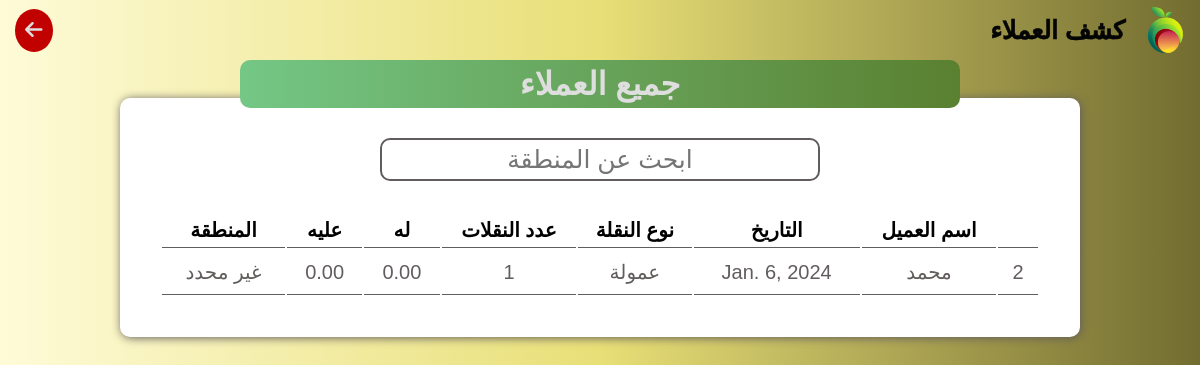
Before: /suppliersort with the older database file.
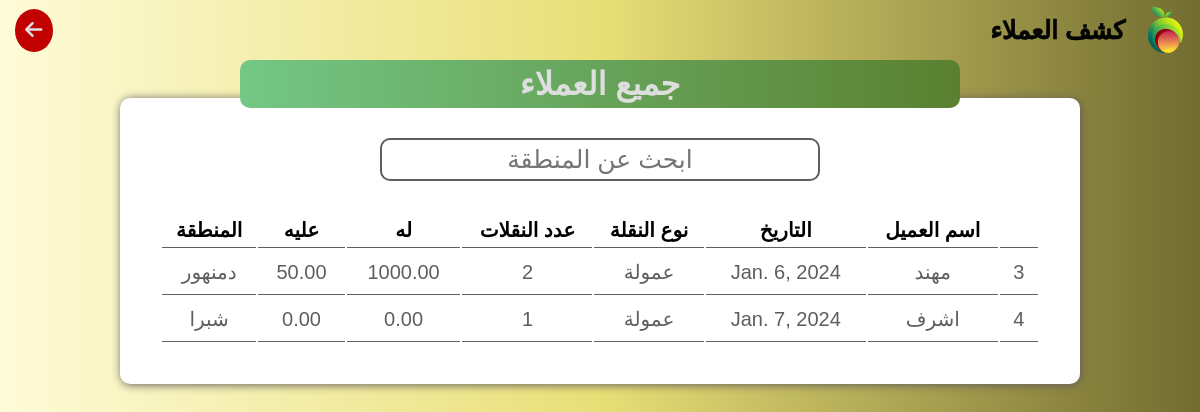
After: the same page with the newer database file.
### user/models.py (models this page shows, shortened)
class Supplier(models.Model):
    name = models.CharField(max_length=30)
    place = models.CharField(max_length=70, default='غير محدد')
    date = models.DateField(default=timezone.now().date())
    type = models.CharField(max_length=30, default='عمولة')
    his_money = models.DecimalField(max_digits=10, decimal_places=2, default=0)
    on_him_money = models.DecimalField(max_digits=10, decimal_places=2,default=0)
    total = models.DecimalField(max_digits=10, decimal_places=2, blank=True, null=True)
    num_of_containers = models.PositiveIntegerField(default=0)
    @property
    def total(self):
        return self.his_money - self.on_him_money
    @property
    def num_of_containers(self):
        return self.container_set.count()

### user/views.py (the view)
# urls.py: path('suppliersort',views.supplier_sort, name='suppliersort' ),
def supplier_sort(request):
    sup = Supplier.objects.all()
    context = {'sup': sup}
    return render(request,'suppliersort.html',context)

### templates/suppliersort.html (shortened to what this page needs)
{% load static %}
<!DOCTYPE html>
<html lang="en">
<head>
    <link rel="stylesheet" href="https://cdnjs.cloudflare.com/ajax/libs/font-awesome/6.5.1/css/all.min.css" />
    <link rel="stylesheet" href="{% static "css/main.css" %}">
</head>
<body>
    <header>
        <div class="main">
            <img src="images/logo.png" alt="">
            <h1>كشف العملاء</h1>
        </div>
        <a href="{% url "home" %}"><i class="fa-solid fa-arrow-left"></i></a>
    </header>
        <div class="title">
            <h1>جميع العملاء</h1>
        </div>
        <div class="table">
            <input id="searchbar" type="text" placeholder="ابحث عن المنطقة">
            <table>
                <thead>
                    <tr>
                        <th></th>
                        <th>اسم العميل</th>
                        <th>التاريخ</th>
                        <th>نوع النقلة</th>
                        <th>عدد النقلات</th>
                        <th>له</th>
                        <th>عليه</th>
                        <th>المنطقة</th>
                    </tr>
                </thead>
                <tbody id="tablebody">
                    {% for sup in sup  %}
                    <tr>
                        <td>{{sup.id}}</td>
                        <td>{{sup.name}}</td>
                        <td>{{sup.date}}</td>
                        <td>عمولة</td>
                        <td>{{sup.num_of_containers}}</td>
                        <td>{{sup.his_money}}</td>
                        <td>{{sup.on_him_money}}</td>
                        <td>{{sup.place}}</td>
                    </tr>
                    {% endfor %}
                </tbody>
            </table>
        </div>
</body>
</html>

Changed rows visible on the page:
removed Supplier: id "2", name "محمد", date "Jan. 6, 2024", num_of_containers "1", his_money "0.00", on_him_money "0.00", place "غير محدد"
added Supplier: id "3", name "مهند", date "Jan. 6, 2024", num_of_containers "2", his_money "1000.00", on_him_money "50.00", place "دمنهور"
added Supplier: id "4", name "اشرف", date "Jan. 7, 2024", num_of_containers "1", his_money "0.00", on_him_money "0.00", place "شبرا"
